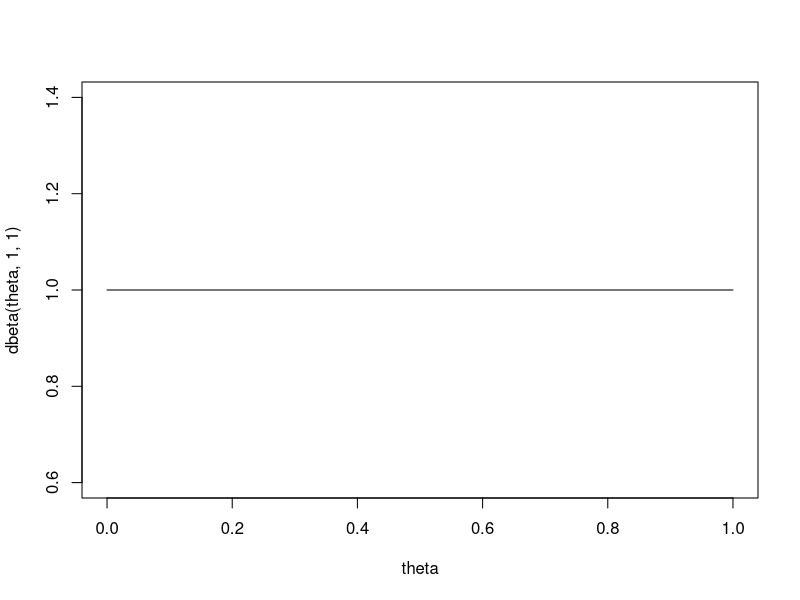
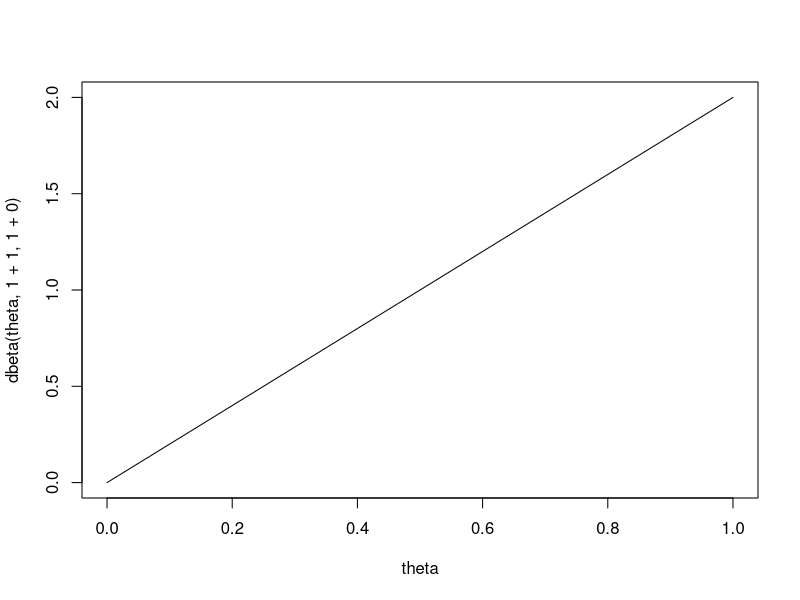
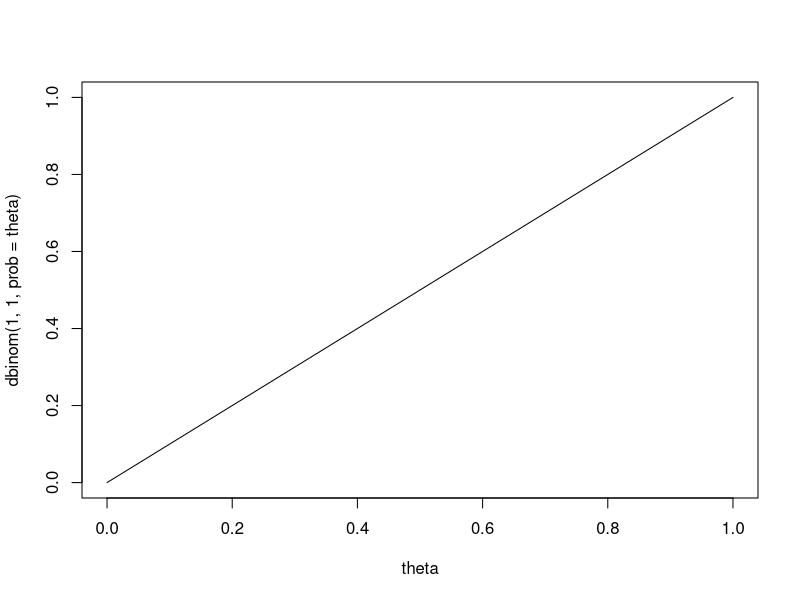
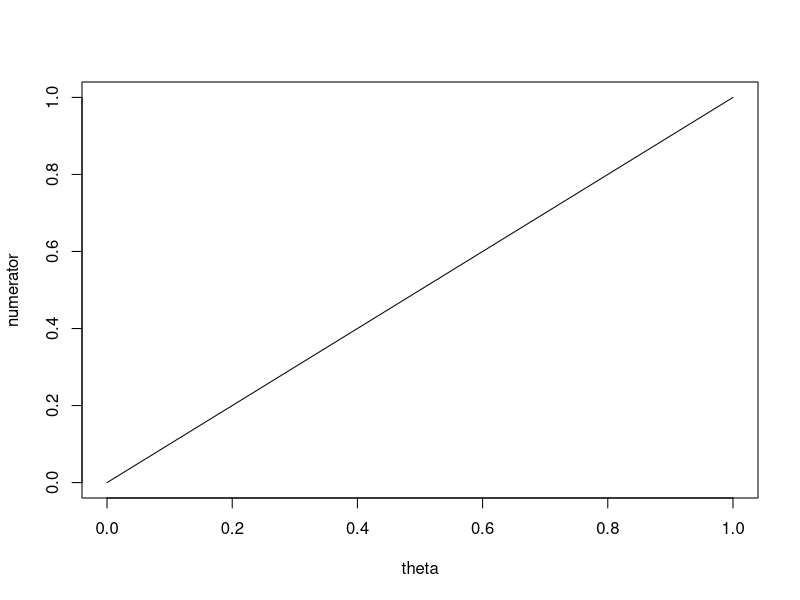
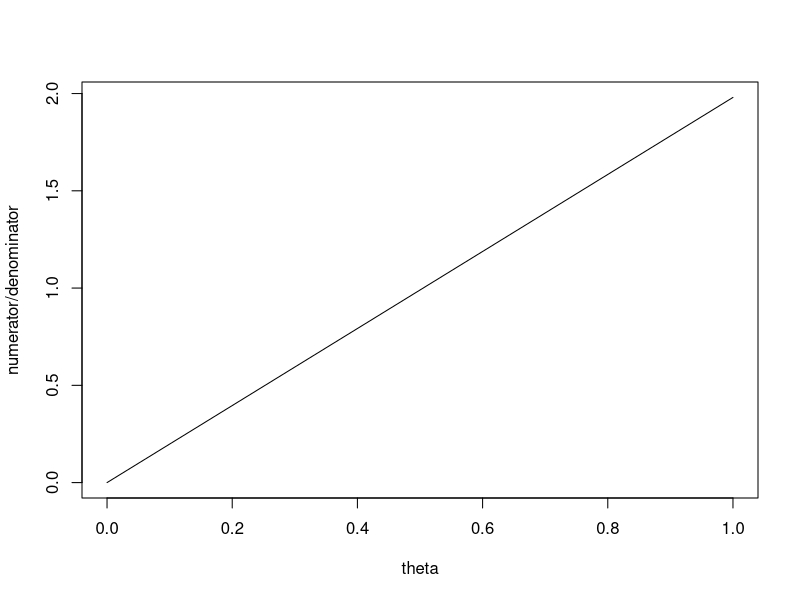

Source code (R) for these figures, in order:

# Create parameter theta to vary from 0 to 1
theta <- seq(from = 0, to = 1, by = 0.01)

#Now create a Beta[1,1], uniform distribution.
plot(theta, dbeta(theta,1,1), type = "l") #This plot is the prior for the Theta distribution
prior <- dbeta(theta,1,1)

#Now visualize what a Beta[1+3,1+0] distribution looks like: This has 1 success in 1 trials and 0 failures.
plot(theta, dbeta(theta,1+1,1+0), type = "l") #The plot that we get is the posterior for Theta distribution.

#Now let us see if we can generate the same programatically without relying on Conjugacy.

#let us plot the likelihood of seeing 3 success and zero fails in 3 trials
plot(theta,dbinom(1,1,prob = theta),type = "l")
likelihood <- dbinom(1,1,prob = theta)

#Calculate the numerator= likelihood X priorBeta
numerator <- likelihood*prior
plot(theta, numerator, type = "l")

#Calculate the denominator = Integral (likilihood X priorBeta)
# We can get away with using summation to see what happens:-
denominator <- sum(likelihood*prior)/100

#Printing out the Posterior distribution
plot(theta, numerator/denominator, type = "l")

sum(numerator/denominator) #Sanity check to see if the total probability sums upto 1.
df <- numerator/denominator


theta <- seq(from = 0, to = 1, by = 0.01)
likelihood1 <- dbinom(1,1,prob = theta)
prior <- dbeta(theta,3,1)
denominator1 <- sum(likelihood1*prior)/100


